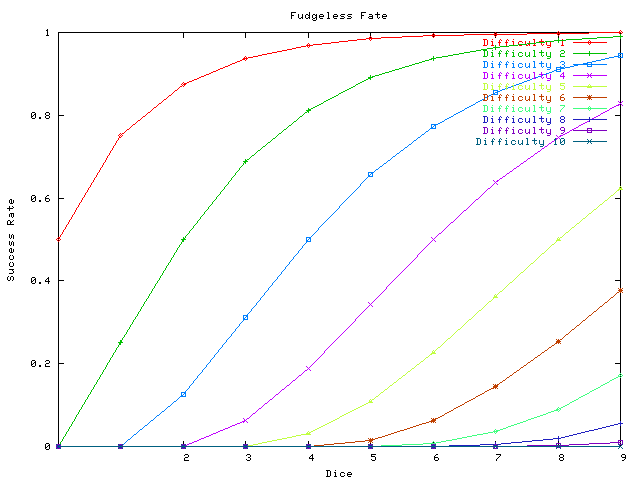

Here is the gnuplot script that generated this plot:
set terminal png
set title "Fudgeless Fate"
set xlabel "Dice"
set ylabel "Success Rate"
set yrange [0:1]
set output "graph.png"
set data style linespoints
plot 'graph.data' using 1 title "Difficulty 1", \
'graph.data' using 2 title "Difficulty 2", \
'graph.data' using 3 title "Difficulty 3", \
'graph.data' using 4 title "Difficulty 4", \
'graph.data' using 5 title "Difficulty 5", \
'graph.data' using 6 title "Difficulty 6", \
'graph.data' using 7 title "Difficulty 7", \
'graph.data' using 8 title "Difficulty 8", \
'graph.data' using 9 title "Difficulty 9", \
'graph.data' using 10 title "Difficulty 10" \


